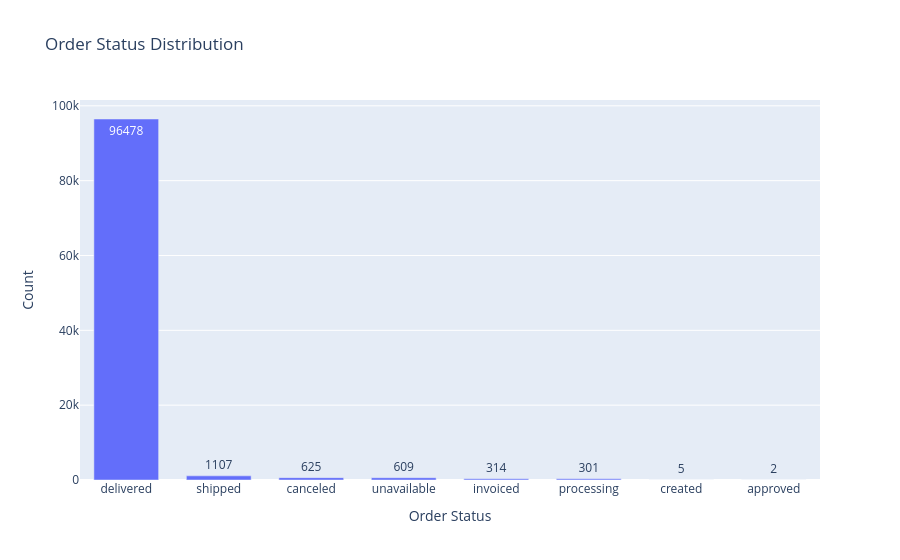

Notebook code cell kept with this figure:
### Markdown cell above
### Status distribution (orders)

### Code cell
status_counts = pd.read_sql("SELECT order_status, COUNT(*) AS n FROM orders GROUP BY order_status ORDER BY n DESC", con)
fig = px.bar(status_counts, x='order_status', y='n', title='Order Status Distribution', text='n')
fig.update_layout(xaxis_title='Order Status', yaxis_title='Count', bargap=0.3)
fig.show()
status_counts

### Figure 1 — Plotly figure (JSON) as saved in the notebook; plotly's stock layout.template omitted (floating-point values rounded to 4 significant figures)
{"data": [{"alignmentgroup": "True", "hovertemplate": "order_status=%{x}<br>n=%{text}<extra></extra>", "legendgroup": "", "marker": {"color": "#636efa", "pattern": {"shape": ""}}, "name": "", "offsetgroup": "", "orientation": "v", "showlegend": false, "text": [96478, 1107, 625, 609, 314, 301, 5, 2], "textposition": "auto", "type": "bar", "x": ["delivered", "shipped", "canceled", "unavailable", "invoiced", "processing", "created", "approved"], "xaxis": "x", "y": [96478, 1107, 625, 609, 314, 301, 5, 2], "yaxis": "y"}], "layout": {"bargap": 0.3, "barmode": "relative", "legend": {"tracegroupgap": 0}, "title": {"text": "Order Status Distribution"}, "xaxis": {"anchor": "y", "domain": [0, 1], "title": {"text": "Order Status"}}, "yaxis": {"anchor": "x", "domain": [0, 1], "title": {"text": "Count"}}}}
